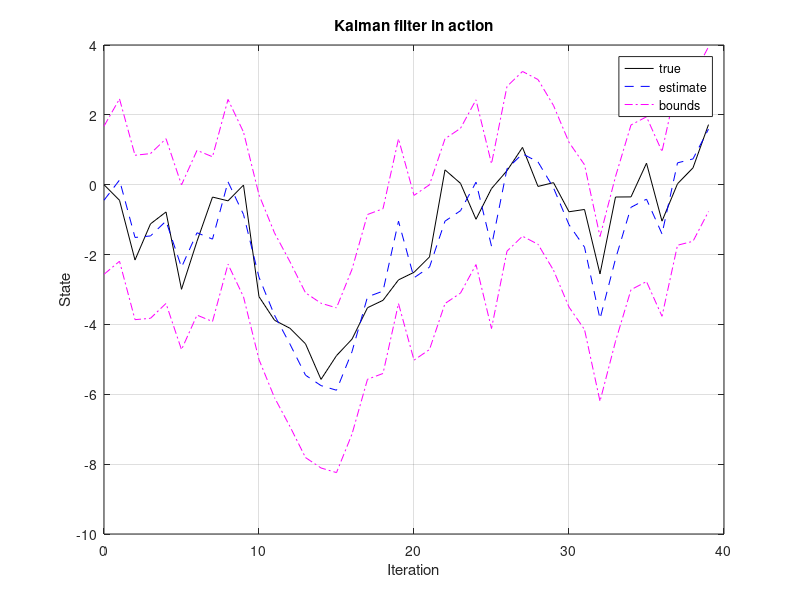
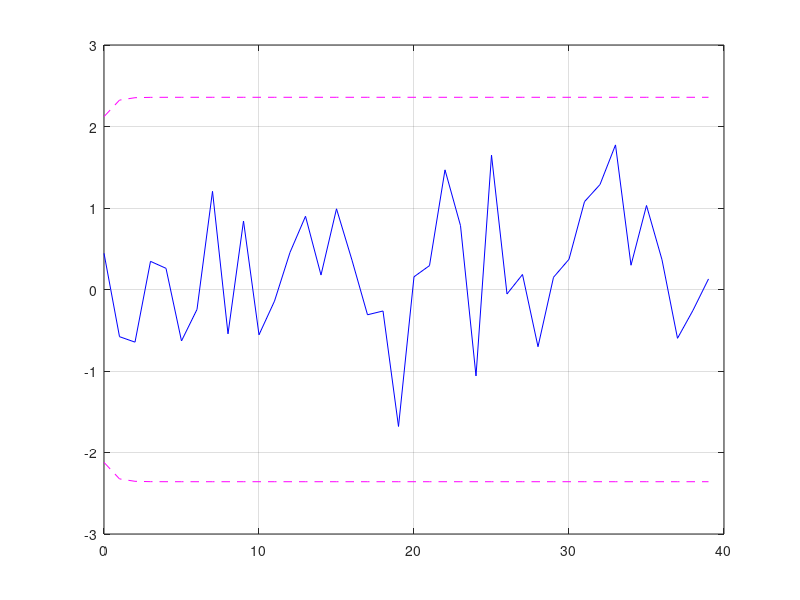

Write MATLAB code to recreate these figures, in order. (Note: this script raises an error after producing the figures.)
% ---------------------------------------------------------------------
%               Autonomous & Intelligent Systems Labratory
%                     University of Central Florida
%                            Jaxon Topel
% ---------------------------------------------------------------------
%   Description: Code is an example of a linear kalman filter
%   problem from Colorado Boulder ECE 5550: Applied Kalman filtering
% ---------------------------------------------------------------------

% Initialize simulation variables
% Process-noise random input.
SigmaW = 1;

% Sensor-noise random input.
SigmaV = 1;

% Plant Matrices.
A = 1;
B = 1;
C = 1;
D = 0;

% Establish number of iterations.
maxIter = 40;

% Initialize true system.
xtrue = 0;

% Initialize KF initial state.
xhat = 0;

% Initialize kalman filter covariance.
SigmaX = 0;

% Initial driving input.
u = 0;

% Storage for variables we want to plot.
xstore = zeros(length(xtrue), maxIter+1);
xstore(:,1) = xtrue;

xhatstore = zeros(length(xhat), maxIter);

SigmaXstore = zeros(length(xhat)^2, maxIter);

for k = 1 : maxIter
    % KF Step 1a: State estimate time update.
    % In this step we are predicting the present state given only past
    % measurements. Use prior value of u.
    xhat = A*xhat + B*u;
    
    % KF Step 1b: Error Covariance time update.
    SigmaX = A*SigmaX*A' + SigmaW;

    % Implied operation of system in background, with input signal u, and
    % output signal z.
    u  = 0.5*randn(1) + cos(k/pi);
    w = chol(SigmaW)'*randn(length(xtrue));
    v = chol(SigmaV)'*randn(length(C*xtrue));

    % Z is based on present x and u.
    ztrue = C*xtrue + D*u + v;

    % Future x is based on present u.
    xtrue = A*xtrue + B*u + w;
    
    % KF Step 1c: Predict System output.
    % % Best guess of the system output, given only past measurements.
    zhat = C*xhat + D*u;

    % KF Step 2a: Estimator (Kalman) gain matrix.
    L = SigmaX*C'/(C*SigmaX*C' + SigmaV);

    % KF Step 2b: State estimate measurement update.
    % Compute a state estimate by updating the priori estimate using the
    % estimator gai and the output prediction error.
    xhat = xhat + L*(ztrue - zhat);

    % KF Step 2c: Error covariance measurement update.
    % This measurement update will decrease our uncertainty in the state
    % estimate.
    SigmaX = SigmaX - L*C*SigmaX;

    % Store info for plotting and evaluation.
    xstore(:, k+1) = xtrue;
    xhatstore(:,k) = xhat;
    SigmaXstore(:, k) = SigmaX(:);
end

% Plot the kalman filter in action.
% Estimation error bounds are +- 3 sqrt(SigmaX) for 99% assurance of
% accuracy of estimate.
figure(1); clf;
plot(0:maxIter-1,xstore(1:maxIter)','k-',0:maxIter-1,xhatstore','b--', ...
0:maxIter-1,xhatstore'+3*sqrt(SigmaXstore'),'m-.',...
0:maxIter-1,xhatstore'-3*sqrt(SigmaXstore'),'m-.'); grid;
legend('true','estimate','bounds');
title('Kalman filter in action'); xlabel('Iteration'); ylabel('State');

% Plot our error.
% Estimation error bounds are +- 3 sqrt(SigmaX) for 99% assurance of
% accuracy of estimate.
figure(2); clf;
plot(0:maxIter-1,xstore(1:maxIter)'-xhatstore','b-',...
0:maxIter-1,3*sqrt(SigmaXstore'),'m--',...
0:maxIter-1,-3*sqrt(SigmaXstore'),'m--'); grid;
legend('Error','bounds',0);
title('Error w/ bounds'); xlabel('Iteration'); ylabel('Estimation Error');
